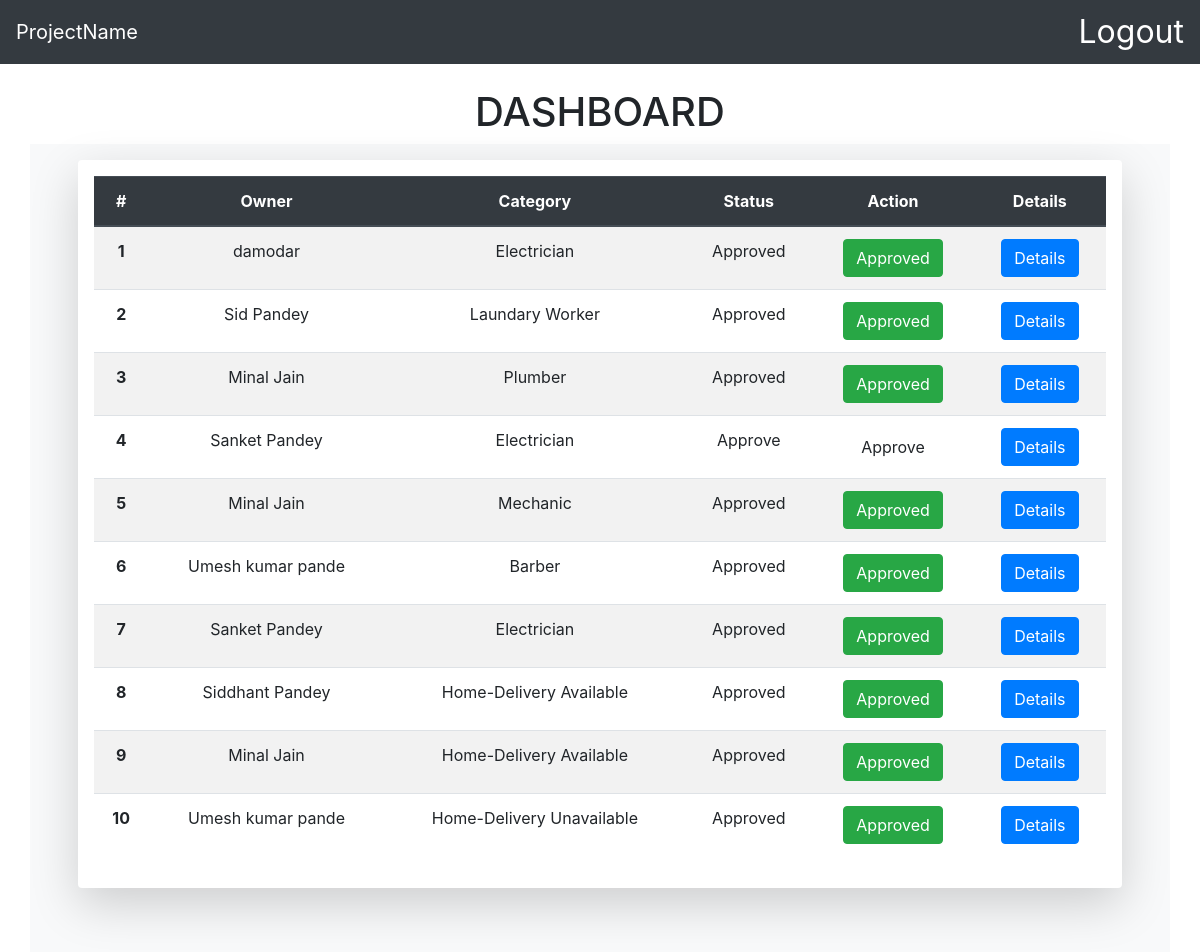
The app's page /sadmin/ (signed in) with its own data.
### startpage/models.py (models this page shows, shortened)
class Workers(models.Model):
    username= models.ForeignKey(User,on_delete=models.CASCADE,null=True)
    ownername= models.CharField(max_length=200)
    shop_name=models.CharField(max_length=200,default='No Shop available')
    address=models.CharField(max_length=200,null=True)
    whatsapp_no=models.BigIntegerField(default=0)
    status=models.IntegerField(default=0)
    hdstatus=models.CharField(max_length=200,null=True)
    shop_registration = models.FileField(upload_to='vehichle registration',default='')
    shop_photo = models.ImageField(upload_to='vehichle images',default='')

### sadmin/views.py (the view)
# urls.py: path('',views.adminpage,name='adminhome'),
def adminpage(request):
    if not request.user.is_authenticated:
        return redirect('/login')
    else:
        if checkAdmin(request.user.id):
            return redirect('/login')
        m = Workers.objects.all().order_by()[::-1]
        context = {'med':m}
        return render(request,'shome.html',context)

### sadmin/views.py (called while the page is built)
def checkAdmin(id):
    user = User.objects.get(id = id)
    muser = Muser.objects.get(muser = user)
    if muser.status == 1:
        return False
    else:
        return True

### sadmin/templates/shome.html (shortened to what this page needs)
<!doctype html>
<html lang="en">
  <head>
    <link rel="stylesheet" href="https://stackpath.bootstrapcdn.com/bootstrap/4.3.1/css/bootstrap.min.css">
  </head>
  <body>
    <nav class="navbar navbar-expand-lg navbar-light bg-dark justify-content-between"">
      <a class="navbar-brand" href="#" style="color:white;">ProjectName<br>
      </a>
      <a style="font-size: xx-large; color: white;"
    href="/logout"  >Logout</a>
    </nav>
  <br />
<div class="container px-lg-5">
  <center><h1>DASHBOARD</h1></center>
  <div class="row mx-lg-n5">
    <div class="col py-3 px-lg-5  bg-light">
      <div class="shadow-lg p-3 mb-5 bg-white rounded" style="text-align: center;">
        <div class="table-responsive">
    <table class="table table-striped">
        <thead class="thead-dark">
          <tr>
            <th scope="col">#</th>
            <th scope="col">Owner</th>
            <th scope="col">Category</th>
            <th scope="col">Status</th>
            <th scope="col">Action</th>
            <th scope="col">Details</th>
          </tr>
        </thead>
        <tbody>
            {% for m in med %}
            {% if m.status == -1 %}
            <tr  >
              <th scope="row">{{forloop.counter}}</th>
              <td>{{m.ownername}}</td>
                  <td>{{m.hdstatus}}</td>
                  <td>Rejected</td>
              <td><button type="button" onclick="window.location.href='{% url 'shopDetails' m.id %}'" class="btn btn-danger" >Rejected</button></td>
              <td><button type="button" class="btn btn-primary" data-toggle="modal" data-target="#example{{forloop.counter}}">Details</button></td>
            </tr>
            {% elif m.status == 1 %}
            <tr >
                <th scope="row">{{forloop.counter}}</th>
                <td>{{m.ownername}}</td>
                  <td>{{m.hdstatus}}</td>
                  <td>Approved</td>
                  <td><button type="button" onclick="window.location.href='{% url 'shopDetails' m.id %}'" class="btn btn-success" >Approved</button></td>
                  <td><button type="button" class="btn btn-primary" data-toggle="modal" data-target="#example{{forloop.counter}}">Details</button></td>
              </tr>
              {% else %}
              <tr>
                  <th scope="row">{{forloop.counter}}</th>
                  <td>{{m.ownername}}</td>
                  <td>{{m.hdstatus}}</td>
                  <td>Approve</td>
                  <td><button type="button" onclick="window.location.href='{% url 'shopDetails' m.id %}'" class="btn btn-" >Approve</button></td>
                  <td><button type="button" class="btn btn-primary" data-toggle="modal" data-target="#example{{forloop.counter}}">Details</button></td>
                </tr>
            {% endif %}
            {% endfor %}
          </tbody>
        </table>
      </div>
        </div>
        </div>
      </div>
      </div>
    </body>
  </html>

### records on screen
Workers: ownername "damodar", hdstatus "Electrician"
Workers: ownername "Sid Pandey", hdstatus "Laundary Worker"
Workers: ownername "Minal Jain", hdstatus "Plumber"
Workers: ownername "Sanket Pandey", hdstatus "Electrician"
Workers: ownername "Minal Jain", hdstatus "Mechanic"
Workers: ownername "Umesh kumar pande", hdstatus "Barber"
Workers: ownername "Sanket Pandey", hdstatus "Electrician"
Workers: ownername "Siddhant Pandey", hdstatus "Home-Delivery Available"
Workers: ownername "Minal Jain", hdstatus "Home-Delivery Available"
Workers: ownername "Umesh kumar pande", hdstatus "Home-Delivery Unavailable"
